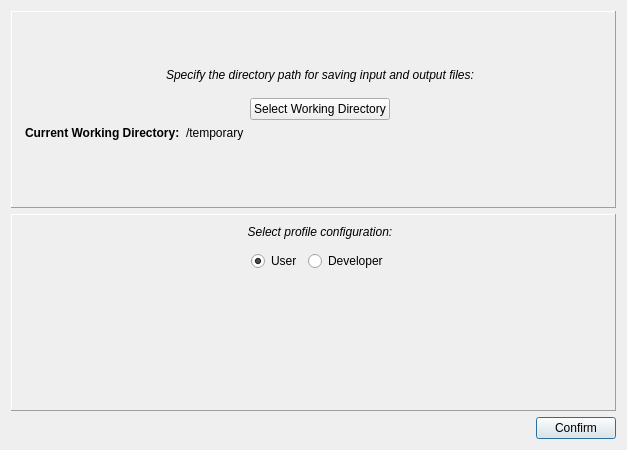
<?xml version="1.0" encoding="UTF-8"?>
<ui version="4.0">
 <class>Dialog</class>
 <widget class="QDialog" name="Dialog">
  <property name="geometry">
   <rect>
    <x>0</x>
    <y>0</y>
    <width>627</width>
    <height>450</height>
   </rect>
  </property>
  <property name="minimumSize">
   <size>
    <width>0</width>
    <height>450</height>
   </size>
  </property>
  <property name="windowTitle">
   <string>Fierro Setup</string>
  </property>
  <layout class="QVBoxLayout" name="verticalLayout">
   <item>
    <widget class="QFrame" name="frame_3">
     <property name="frameShape">
      <enum>QFrame::Panel</enum>
     </property>
     <property name="frameShadow">
      <enum>QFrame::Raised</enum>
     </property>
     <layout class="QGridLayout" name="gridLayout">
      <property name="leftMargin">
       <number>0</number>
      </property>
      <property name="topMargin">
       <number>0</number>
      </property>
      <property name="rightMargin">
       <number>0</number>
      </property>
      <property name="bottomMargin">
       <number>0</number>
      </property>
      <item row="0" column="0">
       <widget class="QLabel" name="label_2">
        <property name="maximumSize">
         <size>
          <width>100</width>
          <height>100</height>
         </size>
        </property>
        <property name="text">
         <string/>
        </property>
        <property name="pixmap">
         <pixmap resource="Icons/IconResourceFile.qrc">:/Blue Icons/Blue Icons/File.svg</pixmap>
        </property>
        <property name="scaledContents">
         <bool>true</bool>
        </property>
       </widget>
      </item>
      <item row="0" column="1">
       <widget class="QFrame" name="frame_4">
        <property name="frameShape">
         <enum>QFrame::NoFrame</enum>
        </property>
        <property name="frameShadow">
         <enum>QFrame::Raised</enum>
        </property>
        <layout class="QVBoxLayout" name="verticalLayout_2">
         <property name="leftMargin">
          <number>0</number>
         </property>
         <property name="topMargin">
          <number>0</number>
         </property>
         <property name="rightMargin">
          <number>0</number>
         </property>
         <property name="bottomMargin">
          <number>0</number>
         </property>
         <item>
          <widget class="QLabel" name="LDirections">
           <property name="text">
            <string>&lt;html&gt;&lt;head/&gt;&lt;body&gt;&lt;p align=&quot;center&quot;&gt;&lt;span style=&quot; font-style:italic;&quot;&gt;Specify the directory path for saving input and output files:&lt;/span&gt;&lt;/p&gt;&lt;/body&gt;&lt;/html&gt;</string>
           </property>
           <property name="wordWrap">
            <bool>true</bool>
           </property>
          </widget>
         </item>
         <item alignment="Qt::AlignHCenter">
          <widget class="QPushButton" name="BSelectWD">
           <property name="text">
            <string>Select Working Directory</string>
           </property>
           <property name="autoDefault">
            <bool>false</bool>
           </property>
          </widget>
         </item>
         <item alignment="Qt::AlignTop">
          <widget class="QFrame" name="frame">
           <property name="frameShape">
            <enum>QFrame::NoFrame</enum>
           </property>
           <property name="frameShadow">
            <enum>QFrame::Raised</enum>
           </property>
           <layout class="QGridLayout" name="gridLayout_4">
            <property name="leftMargin">
             <number>0</number>
            </property>
            <property name="topMargin">
             <number>0</number>
            </property>
            <property name="rightMargin">
             <number>0</number>
            </property>
            <property name="bottomMargin">
             <number>0</number>
            </property>
            <item row="0" column="0">
             <widget class="QLabel" name="label_4">
              <property name="text">
               <string>&lt;html&gt;&lt;head/&gt;&lt;body&gt;&lt;p&gt;&lt;span style=&quot; font-weight:700;&quot;&gt;Current Working Directory:&lt;/span&gt;&lt;/p&gt;&lt;/body&gt;&lt;/html&gt;</string>
              </property>
             </widget>
            </item>
            <item row="0" column="1">
             <widget class="QLabel" name="INCurrentWD">
              <property name="sizePolicy">
               <sizepolicy hsizetype="Expanding" vsizetype="Expanding">
                <horstretch>0</horstretch>
                <verstretch>0</verstretch>
               </sizepolicy>
              </property>
              <property name="minimumSize">
               <size>
                <width>280</width>
                <height>0</height>
               </size>
              </property>
              <property name="text">
               <string>&lt;html&gt;&lt;head/&gt;&lt;body&gt;&lt;p&gt;/temporary&lt;/p&gt;&lt;/body&gt;&lt;/html&gt;</string>
              </property>
              <property name="wordWrap">
               <bool>true</bool>
              </property>
             </widget>
            </item>
           </layout>
          </widget>
         </item>
        </layout>
       </widget>
      </item>
     </layout>
    </widget>
   </item>
   <item>
    <widget class="QFrame" name="frame_5">
     <property name="maximumSize">
      <size>
       <width>16777215</width>
       <height>16777215</height>
      </size>
     </property>
     <property name="frameShape">
      <enum>QFrame::Panel</enum>
     </property>
     <property name="frameShadow">
      <enum>QFrame::Raised</enum>
     </property>
     <layout class="QGridLayout" name="gridLayout_2">
      <property name="leftMargin">
       <number>0</number>
      </property>
      <property name="topMargin">
       <number>0</number>
      </property>
      <property name="rightMargin">
       <number>0</number>
      </property>
      <property name="bottomMargin">
       <number>0</number>
      </property>
      <item row="0" column="0" alignment="Qt::AlignTop">
       <widget class="QLabel" name="label_3">
        <property name="maximumSize">
         <size>
          <width>100</width>
          <height>100</height>
         </size>
        </property>
        <property name="text">
         <string/>
        </property>
        <property name="pixmap">
         <pixmap resource="Icons/IconResourceFile.qrc">:/Blue Icons/Blue Icons/UserProfile.svg</pixmap>
        </property>
        <property name="scaledContents">
         <bool>true</bool>
        </property>
       </widget>
      </item>
      <item row="0" column="1">
       <widget class="QFrame" name="frame_6">
        <property name="frameShape">
         <enum>QFrame::NoFrame</enum>
        </property>
        <property name="frameShadow">
         <enum>QFrame::Raised</enum>
        </property>
        <layout class="QVBoxLayout" name="verticalLayout_3">
         <property name="leftMargin">
          <number>0</number>
         </property>
         <property name="topMargin">
          <number>5</number>
         </property>
         <property name="rightMargin">
          <number>0</number>
         </property>
         <property name="bottomMargin">
          <number>5</number>
         </property>
         <item>
          <widget class="QLabel" name="label">
           <property name="text">
            <string>&lt;html&gt;&lt;head/&gt;&lt;body&gt;&lt;p align=&quot;center&quot;&gt;&lt;span style=&quot; font-style:italic;&quot;&gt;Select profile configuration:&lt;/span&gt;&lt;/p&gt;&lt;/body&gt;&lt;/html&gt;</string>
           </property>
          </widget>
         </item>
         <item alignment="Qt::AlignHCenter">
          <widget class="QFrame" name="frame_2">
           <property name="frameShape">
            <enum>QFrame::NoFrame</enum>
           </property>
           <property name="frameShadow">
            <enum>QFrame::Raised</enum>
           </property>
           <layout class="QHBoxLayout" name="horizontalLayout">
            <property name="leftMargin">
             <number>0</number>
            </property>
            <property name="topMargin">
             <number>0</number>
            </property>
            <property name="rightMargin">
             <number>0</number>
            </property>
            <property name="bottomMargin">
             <number>0</number>
            </property>
            <item>
             <widget class="QRadioButton" name="BUser">
              <property name="enabled">
               <bool>true</bool>
              </property>
              <property name="text">
               <string>User</string>
              </property>
              <property name="checked">
               <bool>true</bool>
              </property>
             </widget>
            </item>
            <item>
             <widget class="QRadioButton" name="BDeveloper">
              <property name="text">
               <string>Developer</string>
              </property>
              <property name="checked">
               <bool>false</bool>
              </property>
             </widget>
            </item>
           </layout>
          </widget>
         </item>
         <item alignment="Qt::AlignTop">
          <widget class="QStackedWidget" name="Configuration">
           <property name="sizePolicy">
            <sizepolicy hsizetype="Preferred" vsizetype="Preferred">
             <horstretch>0</horstretch>
             <verstretch>0</verstretch>
            </sizepolicy>
           </property>
           <property name="frameShape">
            <enum>QFrame::NoFrame</enum>
           </property>
           <property name="currentIndex">
            <number>0</number>
           </property>
           <widget class="QWidget" name="page">
            <layout class="QVBoxLayout" name="verticalLayout_5">
             <property name="leftMargin">
              <number>0</number>
             </property>
             <property name="topMargin">
              <number>0</number>
             </property>
             <property name="rightMargin">
              <number>0</number>
             </property>
             <property name="bottomMargin">
              <number>0</number>
             </property>
            </layout>
           </widget>
           <widget class="QWidget" name="page_2">
            <layout class="QVBoxLayout" name="verticalLayout_4">
             <property name="leftMargin">
              <number>0</number>
             </property>
             <property name="topMargin">
              <number>0</number>
             </property>
             <property name="rightMargin">
              <number>0</number>
             </property>
             <property name="bottomMargin">
              <number>0</number>
             </property>
             <item>
              <widget class="QFrame" name="frame_7">
               <property name="frameShape">
                <enum>QFrame::NoFrame</enum>
               </property>
               <property name="frameShadow">
                <enum>QFrame::Raised</enum>
               </property>
               <layout class="QGridLayout" name="gridLayout_3">
                <property name="leftMargin">
                 <number>0</number>
                </property>
                <property name="topMargin">
                 <number>0</number>
                </property>
                <property name="bottomMargin">
                 <number>0</number>
                </property>
                <item row="1" column="2">
                 <widget class="QLabel" name="INFierroMeshBuilder">
                  <property name="sizePolicy">
                   <sizepolicy hsizetype="Expanding" vsizetype="Expanding">
                    <horstretch>0</horstretch>
                    <verstretch>0</verstretch>
                   </sizepolicy>
                  </property>
                  <property name="minimumSize">
                   <size>
                    <width>252</width>
                    <height>0</height>
                   </size>
                  </property>
                  <property name="text">
                   <string>&lt;html&gt;&lt;head/&gt;&lt;body&gt;&lt;p&gt;/&lt;/p&gt;&lt;/body&gt;&lt;/html&gt;</string>
                  </property>
                  <property name="wordWrap">
                   <bool>true</bool>
                  </property>
                 </widget>
                </item>
                <item row="1" column="0">
                 <widget class="QLabel" name="LFierroMeshBuilder">
                  <property name="text">
                   <string>&lt;html&gt;&lt;head/&gt;&lt;body&gt;&lt;p&gt;fierro-mesh-builder:&lt;/p&gt;&lt;/body&gt;&lt;/html&gt;</string>
                  </property>
                 </widget>
                </item>
                <item row="3" column="3">
                 <widget class="QPushButton" name="BFierroParallelExplicit">
                  <property name="text">
                   <string>Select</string>
                  </property>
                  <property name="autoDefault">
                   <bool>false</bool>
                  </property>
                 </widget>
                </item>
                <item row="0" column="2">
                 <widget class="QLabel" name="LExecutables">
                  <property name="text">
                   <string>&lt;html&gt;&lt;head/&gt;&lt;body&gt;&lt;p align=&quot;center&quot;&gt;&lt;span style=&quot; font-style:italic;&quot;&gt;Specifiy the path to the build executables:&lt;/span&gt;&lt;/p&gt;&lt;/body&gt;&lt;/html&gt;</string>
                  </property>
                 </widget>
                </item>
                <item row="2" column="2">
                 <widget class="QLabel" name="INFierroVoxelizer">
                  <property name="sizePolicy">
                   <sizepolicy hsizetype="Expanding" vsizetype="Expanding">
                    <horstretch>0</horstretch>
                    <verstretch>0</verstretch>
                   </sizepolicy>
                  </property>
                  <property name="minimumSize">
                   <size>
                    <width>252</width>
                    <height>0</height>
                   </size>
                  </property>
                  <property name="text">
                   <string>&lt;html&gt;&lt;head/&gt;&lt;body&gt;&lt;p&gt;/&lt;/p&gt;&lt;/body&gt;&lt;/html&gt;</string>
                  </property>
                  <property name="wordWrap">
                   <bool>true</bool>
                  </property>
                 </widget>
                </item>
                <item row="1" column="3">
                 <widget class="QPushButton" name="BFierroMeshBuilder">
                  <property name="text">
                   <string>Select</string>
                  </property>
                  <property name="autoDefault">
                   <bool>false</bool>
                  </property>
                 </widget>
                </item>
                <item row="3" column="2">
                 <widget class="QLabel" name="INFierroParallelExplicit">
                  <property name="sizePolicy">
                   <sizepolicy hsizetype="Expanding" vsizetype="Expanding">
                    <horstretch>0</horstretch>
                    <verstretch>0</verstretch>
                   </sizepolicy>
                  </property>
                  <property name="minimumSize">
                   <size>
                    <width>252</width>
                    <height>0</height>
                   </size>
                  </property>
                  <property name="text">
                   <string>&lt;html&gt;&lt;head/&gt;&lt;body&gt;&lt;p&gt;/&lt;/body&gt;&lt;/html&gt;</string>
                  </property>
                  <property name="wordWrap">
                   <bool>true</bool>
                  </property>
                 </widget>
                </item>
                <item row="2" column="3">
                 <widget class="QPushButton" name="BFierroVoxelizer">
                  <property name="text">
                   <string>Select</string>
                  </property>
                  <property name="autoDefault">
                   <bool>false</bool>
                  </property>
                 </widget>
                </item>
                <item row="3" column="0">
                 <widget class="QLabel" name="LFierroParallelExplicit">
                  <property name="text">
                   <string>&lt;html&gt;&lt;head/&gt;&lt;body&gt;&lt;p&gt;fierro-parallel-explicit:&lt;/p&gt;&lt;/body&gt;&lt;/html&gt;</string>
                  </property>
                 </widget>
                </item>
                <item row="2" column="0">
                 <widget class="QLabel" name="LFierroVoxelizer">
                  <property name="text">
                   <string>&lt;html&gt;&lt;head/&gt;&lt;body&gt;&lt;p&gt;fierro-voxelizer:&lt;/p&gt;&lt;/body&gt;&lt;/html&gt;</string>
                  </property>
                 </widget>
                </item>
                <item row="4" column="0">
                 <widget class="QLabel" name="Levpfft">
                  <property name="text">
                   <string>evpfft:</string>
                  </property>
                 </widget>
                </item>
                <item row="4" column="3">
                 <widget class="QPushButton" name="BFierroEvpfft">
                  <property name="text">
                   <string>Select</string>
                  </property>
                 </widget>
                </item>
                <item row="4" column="2">
                 <widget class="QLabel" name="INFierroEvpfft">
                  <property name="sizePolicy">
                   <sizepolicy hsizetype="Expanding" vsizetype="Expanding">
                    <horstretch>0</horstretch>
                    <verstretch>0</verstretch>
                   </sizepolicy>
                  </property>
                  <property name="minimumSize">
                   <size>
                    <width>252</width>
                    <height>0</height>
                   </size>
                  </property>
                  <property name="text">
                   <string>&lt;html&gt;&lt;head/&gt;&lt;body&gt;&lt;p&gt;/&lt;/p&gt;&lt;/body&gt;&lt;/html&gt;</string>
                  </property>
                  <property name="wordWrap">
                   <bool>true</bool>
                  </property>
                 </widget>
                </item>
               </layout>
              </widget>
             </item>
            </layout>
           </widget>
          </widget>
         </item>
        </layout>
       </widget>
      </item>
     </layout>
    </widget>
   </item>
   <item alignment="Qt::AlignRight">
    <widget class="QPushButton" name="BConfirm">
     <property name="text">
      <string>Confirm</string>
     </property>
     <property name="autoDefault">
      <bool>false</bool>
     </property>
     <property name="default">
      <bool>true</bool>
     </property>
    </widget>
   </item>
  </layout>
 </widget>
 <resources>
  <include location="Icons/IconResourceFile.qrc"/>
 </resources>
 <connections/>
</ui>
